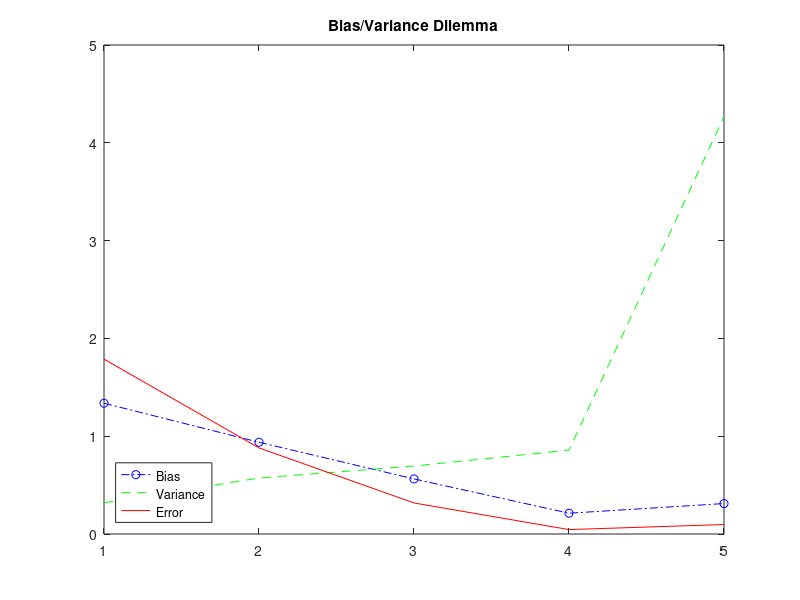
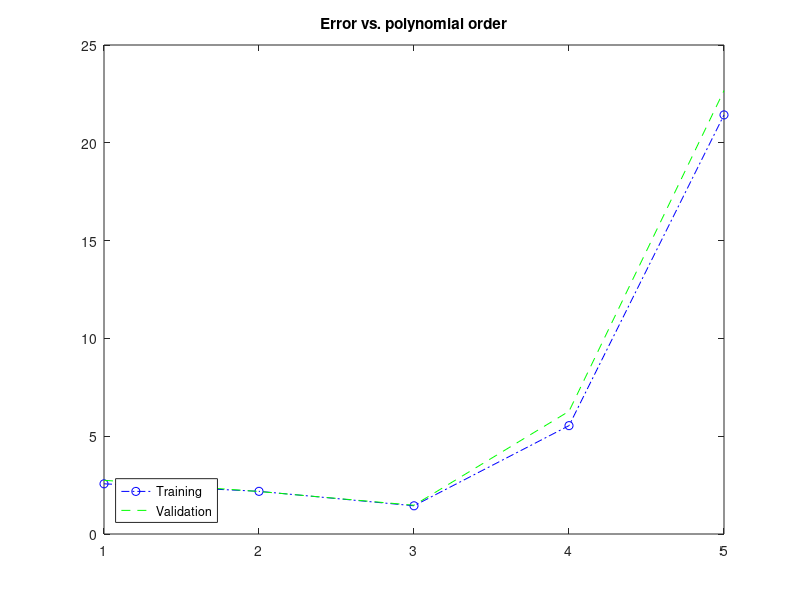

These charts were generated, in order, by the following MATLAB code:
f_X = @(x) 2*sin(1.5 * x);

numOfInsts = 20;
numOfSamples = 100;

%generate 20 random number in range [0,5]
testSamples = zeros(1,20);
for i = 1:20
    testSamples(i) = rand * 5;
end;
testSamples = [1:20]/4;

%generate 100 different Samples each containing 20 instances
trainingSamples = zeros(numOfInsts,2,numOfSamples);
for j = 1: numOfSamples
    curSample = zeros(numOfInsts,2);
    for i = 1:numOfInsts
        epsilone = normrnd(0,1);
        x = rand * 5;
        fX = f_X(x);
        y = fX + epsilone;
        row = [x y];
        curSample(i,:) = row;
    end;
    trainingSamples(:,:,j) = curSample;
end;

%For each sample, fit polynomial models of order 1,2,3,4, and 5.
biasMat = zeros(1,5);
varianceMat = zeros(1,5);
errorMat = zeros(1,5);
for polDegree = 1:5
    wMatTotal = zeros(polDegree+1,1);
    giMat = zeros(polDegree+1,numOfSamples);
    for j = 1:numOfSamples
        curSample = trainingSamples(:,:,j);
        D = zeros(numOfInsts,polDegree + 1); % initialize D
        D(:,1)  = ones(numOfInsts,1);
        for i = 2:polDegree+1
            D(:,i) = curSample(:,1).^(i-1);
        end
        r = curSample(:,2);

        wMat = inv(transpose(D) * D ) * transpose(D) * r; % get coeffss for g(x)
        wMatTotal = wMatTotal + wMat; %keep all coeffs for all samples
        giMat(:,j) = wMat; 
    end;
    gAvg = wMatTotal/numOfSamples; %  find mean of g(x)
    
    sumBias = 0;
    sumVariance = 0;
    sumError = 0;
    for k = 1:numOfInsts
        xT = testSamples(1,k);
        y = f_X(xT);
        sumBias = sumBias + (polyval(flipud(gAvg),xT) - f_X(xT))^2;
        
        for l = 1:numOfSamples
            sumVariance = sumVariance + ( polyval(flipud(giMat(:,l)),xT) - polyval(flipud(gAvg),xT))^2 ;
        end;
        
        sumError = sumError + (y-polyval(flipud(gAvg),xT))^2;
    end;
    bias = sumBias/numOfInsts;
    bias = sqrt(bias);
    variance = sumVariance / (numOfInsts * numOfSamples);
    error = sumError / numOfInsts;
    
    biasMat(1,polDegree) = bias;
    varianceMat(1,polDegree) = variance;
    errorMat(1,polDegree) = error;
end;

figure('Name','Bias/Variance Dilemma')
plot(1:5,biasMat,'-.ob',1:5,varianceMat,'--g', 1:5, errorMat, 'r')
title('Bias/Variance Dilemma')
legend('Bias','Variance','Error','Location','southwest');


%%% THIS IS THE START OF QUESTION 2 %%%
idx = randperm(numOfInsts);
trainingSet = trainingSamples(1:10,:,:);
validationSet = trainingSamples(11:20,:,:);

%For training set, fit polynomial models of orders 1 to 5. 
maxPolOrder = 5;
numOfInsts = 10;
trainingErrorMat = zeros(1,maxPolOrder);
validationErrorMat = zeros(1,maxPolOrder);
for polDegree = 1:maxPolOrder
    wMatTotal = zeros(polDegree+1,1);
    giMat = zeros(polDegree+1,numOfSamples);
    for j = 1:numOfSamples
        curSample = trainingSet(:,:,j);
        D = zeros(numOfInsts,polDegree + 1); % initialize D
        D(:,1)  = ones(numOfInsts,1);
        for i = 2:polDegree+1
            D(:,i) = curSample(:,1).^(i-1);
        end
        r = curSample(:,2);

        wMat = inv(transpose(D) * D ) * transpose(D) * r; % get coeffss for g(x)
        wMatTotal = wMatTotal + wMat; %keep all coeffs for all samples
        giMat(:,j) = wMat; 
    end;
    gAvg = wMatTotal/numOfSamples; %  find mean of g(x)
    
    trainErrorSum = 0;
    validateErrorSum = 0;
    for j = 1:numOfSamples
        
        curTrainSample = trainingSet(:,:,j);
        curValidationSample = validationSet(:,:,j);
        
        %calculate error sum for training set
        for i = 1:numOfInsts
            xT = curTrainSample(i,1);
            actualValue = curTrainSample(i,2);
            predictedValue = polyval(flipud(gAvg),xT);
            trainErrorSum = trainErrorSum + (predictedValue-actualValue)^2;
        end;
        
        %calculate error sum for validation set
        for i = 1:numOfInsts
            xT = curValidationSample(i,1);
            actualValue = curValidationSample(i,2);
            predictedValue = polyval(flipud(gAvg),xT);
            validateErrorSum = validateErrorSum + (predictedValue-actualValue)^2;
        end;
    end;
    
    trainErrorAvg = trainErrorSum / (numOfSamples * numOfInsts);
    validateErrorAvg = validateErrorSum / (numOfSamples * numOfInsts);
    
    trainingErrorMat(1,polDegree) = trainErrorAvg;
    validationErrorMat(1,polDegree) = validateErrorAvg;
end;

figure('Name','Error vs. polynomial order')
plot(1:maxPolOrder, trainingErrorMat, '-.ob', 1:maxPolOrder, validationErrorMat, '--g')
title('Error vs. polynomial order')
legend('Training','Validation','Location','southwest');



